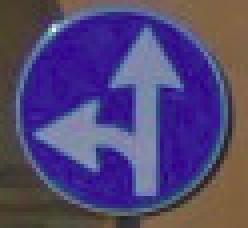
#> input picture notebooks/Sign_image_resized/img19.jpg, 62 x 57 px (shown 4 times larger); its folder holds 4 pictures in this run
$ jupyter execute Prove_plot_Enrico.ipynb
#> lines starting #> are read from the running program, lines starting #| are printed output that depends on the picture
[cell 1]
import matplotlib.pyplot as plt
import matplotlib.image as mpimg
from skimage import transform
from skimage.filters import gaussian
import glob

plt.figure(figsize=(15,15))
set_img = glob.glob('./Sign_image_resized/*.png') + glob.glob('./Sign_image_resized/*.jpg')
#print(set_img)
i = 0
row = 1
col = 8
for item in set_img:
    i += 1
    #if row < 3:
    img = mpimg.imread(item)
#> img is the input picture: shape (57, 62, 3); mean R, G, B 82.4, 69.3, 116.9
    plt.subplot(row, col, i)
    plt.imshow(img)
    plt.axis('off')
    if i == col:
        print('dentro if')
        i = 0
        row += 1
        plt.show()

   # else:
   #     break
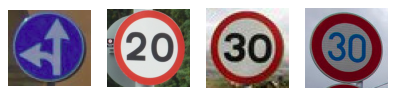
#> figure drawn by matplotlib, 4 panels
